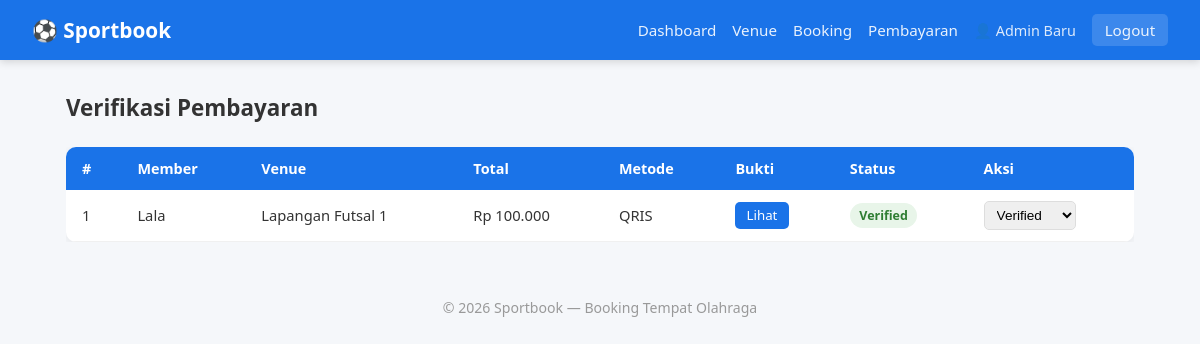
Screenshot of /public/admin/payments (signed in) with the database file from the repository.
### tables this page shows
CREATE TABLE `payments` (
  `id` int(11) NOT NULL,
  `booking_id` int(11) NOT NULL,
  `metode` varchar(50) DEFAULT NULL,
  `bukti_transfer` varchar(255) DEFAULT NULL,
  `status` enum('pending','verified','rejected') DEFAULT 'pending',
  `created_at` timestamp NOT NULL DEFAULT current_timestamp()
);

CREATE TABLE `users` (
  `id` int(11) NOT NULL,
  `nama` varchar(100) NOT NULL,
  `email` varchar(100) NOT NULL,
  `password` varchar(255) NOT NULL,
  `role` enum('admin','member') DEFAULT 'member',
  `status` enum('active','banned') DEFAULT 'active',
  `created_at` timestamp NOT NULL DEFAULT current_timestamp()
);

CREATE TABLE `venues` (
  `id` int(11) NOT NULL,
  `nama` varchar(100) NOT NULL,
  `jenis_olahraga` varchar(50) NOT NULL,
  `alamat` text NOT NULL,
  `deskripsi` text DEFAULT NULL,
  `harga_per_jam` decimal(10,2) NOT NULL,
  `foto` varchar(255) DEFAULT NULL,
  `status` enum('active','inactive') DEFAULT 'active',
  `created_at` timestamp NOT NULL DEFAULT current_timestamp()
);

CREATE TABLE `bookings` (
  `id` int(11) NOT NULL,
  `user_id` int(11) NOT NULL,
  `venue_id` int(11) NOT NULL,
  `tanggal` date NOT NULL,
  `jam_mulai` time NOT NULL,
  `jam_selesai` time NOT NULL,
  `total_harga` decimal(10,2) NOT NULL,
  `status` enum('pending','confirmed','rejected','cancelled') DEFAULT 'pending',
  `catatan` text DEFAULT NULL,
  `created_at` timestamp NOT NULL DEFAULT current_timestamp()
);

### core/Controller.php (called while the page is built, shortened)
<?php
class Controller {
    protected function view(string $view, array $data = []): void {
        extract($data);
        require_once ROOT_PATH . '/app/views/layouts/header.php';
        require_once ROOT_PATH . '/app/views/' . $view . '.php';
        require_once ROOT_PATH . '/app/views/layouts/footer.php';
    }
}

### app/controllers/AdminController.php (called while the page is built, shortened)
<?php
require_once ROOT_PATH . '/app/models/Payment.php';
class AdminController extends Controller {
    private Payment $payment;
    public function __construct() {
        $this->payment = new Payment();
    }
    public function payments(): void {
        $payments = $this->payment->getAll();
        $this->view('admin/payments', ['payments' => $payments, 'success' => flashGet('success')]);
    }
}

### core/App.php (called while the page is built, shortened)
<?php
require_once ROOT_PATH . '/config/database.php';
require_once ROOT_PATH . '/core/Router.php';
require_once ROOT_PATH . '/core/Controller.php';
require_once ROOT_PATH . '/core/Model.php';
require_once ROOT_PATH . '/app/helpers/functions.php';
class App {
    private Router $router;
    public function __construct() {
        $this->router = new Router();
    }
    public function run(): void {
        $url    = $_GET['url'] ?? '';
        $method = $_SERVER['REQUEST_METHOD'];
        $this->router->dispatch($url, $method);
    }
}

### public/index.php (called while the page is built, shortened)
<?php
require_once ROOT_PATH . '/core/App.php';
$app = new App();
$app->run();

### config/database.php (called while the page is built, shortened)
<?php
function getDB(): PDO {
    static $pdo = null;
    if ($pdo === null) {
        $dsn = "mysql:host=" . DB_HOST . ";dbname=" . DB_NAME . ";charset=" . DB_CHARSET;
        $options = [
            PDO::ATTR_ERRMODE            => PDO::ERRMODE_EXCEPTION,
            PDO::ATTR_DEFAULT_FETCH_MODE => PDO::FETCH_ASSOC,
            PDO::ATTR_EMULATE_PREPARES   => false,
        ];
        $pdo = new PDO($dsn, DB_USER, DB_PASS, $options);
    }
    return $pdo;
}

### core/Model.php (called while the page is built, shortened)
<?php
class Model {
    protected PDO $db;
    public function __construct() {
        $this->db = getDB();
    }
    protected function query(string $sql, array $params = []): PDOStatement {
        $stmt = $this->db->prepare($sql);
        $stmt->execute($params);
        return $stmt;
    }
}

### app/models/Payment.php (called while the page is built, shortened)
<?php
require_once ROOT_PATH . '/core/Model.php';
class Payment extends Model {
    public function getAll(): array {
        return $this->query(
            "SELECT p.*, b.tanggal, b.total_harga, u.nama as user_nama, v.nama as venue_nama
             FROM payments p
             JOIN bookings b ON p.booking_id=b.id
             JOIN users u ON b.user_id=u.id
             JOIN venues v ON b.venue_id=v.id
             ORDER BY p.created_at DESC"
        )->fetchAll();
    }
}

### app/helpers/functions.php (called while the page is built, shortened)
<?php
function e(string $str): string {
    return htmlspecialchars($str, ENT_QUOTES, 'UTF-8');
}
function formatRupiah(float $amount): string {
    return 'Rp ' . number_format($amount, 0, ',', '.');
}

### app/views/admin/payments.php (the view, shortened to what this page needs)
<div class="page-header"><h2>Verifikasi Pembayaran</h2></div>
<div class="table-wrap">
<table class="table">
    <thead>
        <tr><th>#</th><th>Member</th><th>Venue</th><th>Total</th><th>Metode</th><th>Bukti</th><th>Status</th><th>Aksi</th></tr>
    </thead>
    <tbody>
    <?php foreach ($payments as $p): ?>
        <tr>
            <td><?= $p['id'] ?></td>
            <td><?= e($p['user_nama']) ?></td>
            <td><?= e($p['venue_nama']) ?></td>
            <td><?= formatRupiah($p['total_harga']) ?></td>
            <td><?= e($p['metode'] ?? '-') ?></td>
            <td>
                <?php if ($p['bukti_transfer']): ?>
                    <a href="<?= BASE_URL ?>/uploads/<?= e($p['bukti_transfer']) ?>" target="_blank" class="btn-sm">Lihat</a>
                <?php else: ?>-<?php endif; ?>
            </td>
            <td><span class="badge badge-<?= $p['status'] ?>"><?= ucfirst($p['status']) ?></span></td>
            <td>
                <form method="POST" action="<?= BASE_URL ?>/admin/payments/update">
                    <select name="status" onchange="this.form.submit()" class="select-inline">
                        <?php foreach (['pending','verified','rejected'] as $s): ?>
                            <option value="<?= $s ?>" <?= $p['status']===$s?'selected':'' ?>><?= ucfirst($s) ?></option>
                        <?php endforeach; ?>
                    </select>
                </form>
            </td>
        </tr>
    <?php endforeach; ?>
    </tbody>
</table>
</div>

### core/Router.php (shortened to what this page needs)
<?php
class Router {
    private array $routes = [];
    public function add(string $method, string $path, string $controller, string $action): void {
        $this->routes[] = compact('method', 'path', 'controller', 'action');
    }
    public function dispatch(string $url, string $method): void {
        $url = trim($url, '/');
        foreach ($this->routes as $route) {
            $pattern = preg_replace('/\{[^}]+\}/', '([^/]+)', $route['path']);
            $pattern = '#^' . $pattern . '$#';
            if ($route['method'] === $method && preg_match($pattern, $url, $matches)) {
                array_shift($matches);
                $controller = new $route['controller']();
                call_user_func_array([$controller, $route['action']], $matches);
                return;
            }
        }
    }
}

### public/css/style.css (style rules this page uses)
*, *::before, *::after { box-sizing: border-box; margin: 0; padding: 0; }
body { font-family: 'Segoe UI', sans-serif; background: #f5f7fa; color: #333; }
.btn-sm { background: #1a73e8; color: #fff; border: none; padding: .3rem .7rem; border-radius: 5px; cursor: pointer; font-size: .83rem; text-decoration: none; display: inline-block; }
.badge { display: inline-block; padding: .25rem .6rem; border-radius: 20px; font-size: .78rem; font-weight: 600; }
.badge-active, .badge-confirmed, .badge-verified { background: #e8f5e9; color: #2e7d32; }
.table-wrap { overflow-x: auto; }
.table { width: 100%; border-collapse: collapse; background: #fff; border-radius: 10px; overflow: hidden; box-shadow: 0 2px 10px rgba(0,0,0,.07); }
.table th { background: #1a73e8; color: #fff; padding: .75rem 1rem; text-align: left; font-size: .9rem; }
.table td { padding: .7rem 1rem; border-bottom: 1px solid #f0f0f0; font-size: .92rem; vertical-align: middle; }
.select-inline { padding: .3rem .5rem; border: 1px solid #ddd; border-radius: 5px; font-size: .85rem; }
.page-header { display: flex; justify-content: space-between; align-items: center; margin-bottom: 1.5rem; }
.page-header h2 { font-size: 1.4rem; }

### rows the page displays
payments: id "1", users.nama "Lala", venues.nama "Lapangan Futsal 1", booking.total_harga "Rp 100.000", metode "QRIS", status "Verified"
